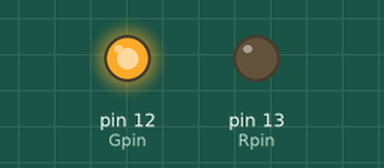
Simulated run of this sketch. Board: Arduino Uno, built with avr-gcc and run on an emulated ATmega328P. Shown: output pins drawn as LEDs (lit = HIGH). What the sketch prints to the serial monitor is not drawn.

Above: at 0.1 s.
Timing chart, 0 to 1.6 s (numbered marks = the images above):
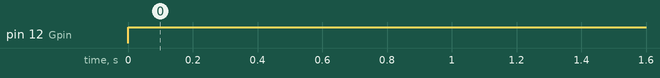

The sketch:

sketch_photo_resitor_LED.ino
```cpp
int lightPen=A0;
int lightVal;
int dv=250;
int Gpin=12;
int Rpin=13;
void setup() {
  // put your setup code here, to run once:
pinMode(lightPen,INPUT);
pinMode(Gpin,OUTPUT);
pinMode(Rpin,OUTPUT);
Serial.begin(9600);
}


void loop() {
  // put your main code here, to run repeatedly:
 lightVal=analogRead(lightPen);


while(lightVal>=380){
  digitalWrite(Rpin,LOW);
  digitalWrite(Gpin,HIGH);
  Serial.println(lightVal);
  delay(dv);
}

while(lightVal<=120){
  digitalWrite(Rpin,HIGH);
  digitalWrite(Gpin,LOW);
  Serial.println(lightVal);
  delay(dv);
}
 Serial.println(lightVal);
  delay(dv);
}
```

Measured:
- by itself, pin 12 (Gpin): LOW → HIGH at 0.00 s
